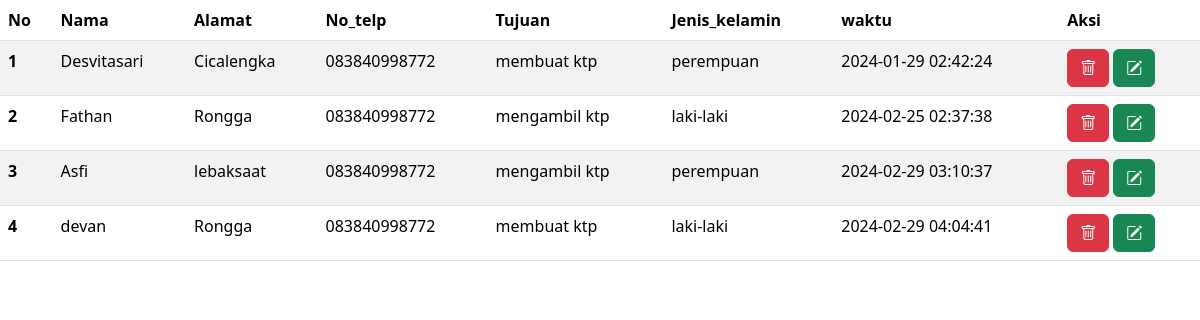
The page /tampil.php on the database its author committed.
### tables this page shows
CREATE TABLE `pengunjung` (
  `no` int(25) NOT NULL,
  `Nama` varchar(30) NOT NULL,
  `Alamat` varchar(20) NOT NULL,
  `No_telp` varchar(35) NOT NULL,
  `Tujuan` text NOT NULL,
  `Jenis_kelamin` varchar(20) NOT NULL,
  `Waktu` timestamp NOT NULL DEFAULT current_timestamp() ON UPDATE current_timestamp()
);

### tampil.php (the view, shortened to what this page needs)
<?php
include "boot.php";
include "koneksi.php";
$ad = isset($_GET['ad']) ? $_GET['ad'] : '';
$Tampil = "SELECT*FROM pengunjung WHERE nama LIKE '%$ad%'";
$result = $konek->query($Tampil)
?>
<table class="table table-striped table-hover">
  <thead>
    <tr>
      <th scope="col">No</th>
      <th scope="col">Nama</th>
      <th scope="col">Alamat</th>
      <th scope="col">No_telp</th>
      <th scope="col">Tujuan</th>
      <th scope="col">Jenis_kelamin</th>
      <th scope="col">waktu</th>
      <th scope="col">Aksi</th>
    </tr>
  </thead>
  <tbody>
    <?php
    while ($s = $result->fetch_assoc()) {
      @$no++;
    ?>
      <tr>
        <th scape="row"><?= $no; ?></th>
        <td><?= $s['Nama'] ?></td>
        <td><?= $s['Alamat'] ?></td>
        <td><?= $s['No_telp'] ?></td>
        <td><?= $s['Tujuan'] ?></td>
        <td><?= $s['Jenis_kelamin'] ?></td>
        <td><?= $s['Waktu'] ?></td>
        <td>
          <button class="btn btn-danger" onclick="confirmDelete(<?= $s['no'] ?>)"><i class="bi bi-trash"></i></button>
          <button class="btn btn-success" onclick="document.location.href='update.php?id=<?= $s['no'] ?>'"><i class="bi bi-pencil-square"></i></button>
        </td>
      </tr>
    <?php
    }
    ?>

### rows shown on the page
pengunjung: Nama "Desvitasari", Alamat "Cicalengka", No_telp "083840998772", Tujuan "membuat ktp", Jenis_kelamin "perempuan", Waktu "2024-01-29 02:42:24"
pengunjung: Nama "Fathan", Alamat "Rongga", No_telp "083840998772", Tujuan "mengambil ktp", Jenis_kelamin "laki-laki", Waktu "2024-02-25 02:37:38"
pengunjung: Nama "Asfi", Alamat "lebaksaat", No_telp "083840998772", Tujuan "mengambil ktp", Jenis_kelamin "perempuan", Waktu "2024-02-29 03:10:37"
pengunjung: Nama "devan", Alamat "Rongga", No_telp "083840998772", Tujuan "membuat ktp", Jenis_kelamin "laki-laki", Waktu "2024-02-29 04:04:41"
